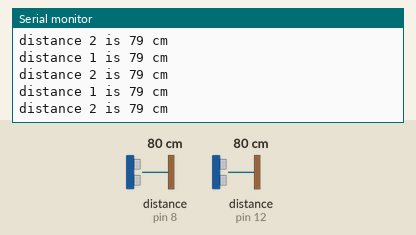
A sketch run on a simulated Arduino Uno, built with avr-gcc and run on an emulated ATmega328P. Parts: the last lines printed to the serial monitor. Wiring (inferred from the names in the program): 2 × ultrasonic range finder: trigger pin 7, echo pin 8 / trigger pin 13, echo pin 12. The inputs (shaded band) are chosen by the test bench; at power-on: distance to the obstacle (sensors on pin 12, pin 8) 80 cm. The echo pulse lasts 58.3 µs per cm.

Above: at 8.4 s.
8.5 s: distance to the obstacle (sensor on pin 12) set to 98 cm
At 8.94 s:
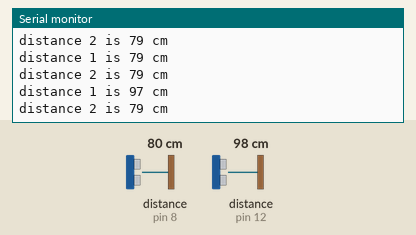
10.0 s: distance to the obstacle (sensor on pin 12) set to 104 cm
At 10.51 s:
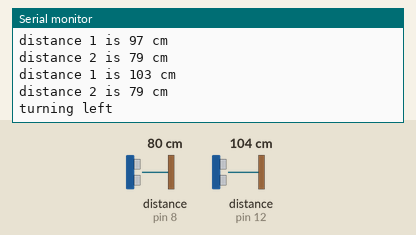
Timing chart, 0 to 13.0 s (numbered marks = the images above; inputs shaded):
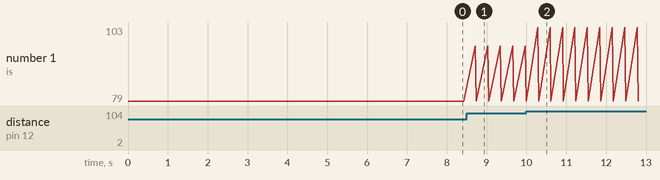

Measured:
- the behaviour switches between 100 and 101 cm on distance to the obstacle (sensor on pin 12) (found by bisection; images 1 and 2)
- after the input at 8.5 s, the serial monitor: prints a new line after 0.22 s (image 1)
- after the input at 10.0 s, the serial monitor: prints a new line after 0.28 s (image 2)

The sketch:

sensor_code.ino
```cpp
#define trigPin 13
#define echoPin 12
#define trigPin2 7
#define echoPin2 8

void setup() {
  Serial.begin (9600);
  pinMode(trigPin, OUTPUT);
  pinMode(echoPin, INPUT);
  pinMode(trigPin2, OUTPUT);
  pinMode(echoPin2, INPUT);
}

void loop() {
  long duration, distance;
  long duration2, distance2;
 //writing the first sensor
  digitalWrite(trigPin, LOW);  // Added this line
  delayMicroseconds(2); // Added this line
  digitalWrite(trigPin, HIGH);

//writing to echopin
  delayMicroseconds(10); // Added this line
  digitalWrite(trigPin, LOW);
  duration = pulseIn(echoPin, HIGH);
  distance = (duration/2) / 29.1;

//writing to the second sensor
   digitalWrite(trigPin2, LOW);  // Added this line
  delayMicroseconds(2); // Added this line
  digitalWrite(trigPin2, HIGH);

//writing to echopin2
  delayMicroseconds(10); // Added this line
  digitalWrite(trigPin2, LOW);
  duration2 = pulseIn(echoPin2, HIGH);
  distance2 = ((duration2)/2) / 29.1;


    Serial.print("distance 1 is ");
    Serial.print(distance);
    Serial.println(" cm");

    Serial.print("distance 2 is ");
    Serial.print(distance2);
    Serial.println(" cm");

 if(((distance-distance2)<(-20))&& (distance < 100))
 {
  Serial.println("turning right");
 }

 if(((distance2- distance)<(-20))&& (distance2 < 100))
 {
  Serial.println("turning left");
 }

  delay(300);
}
```
